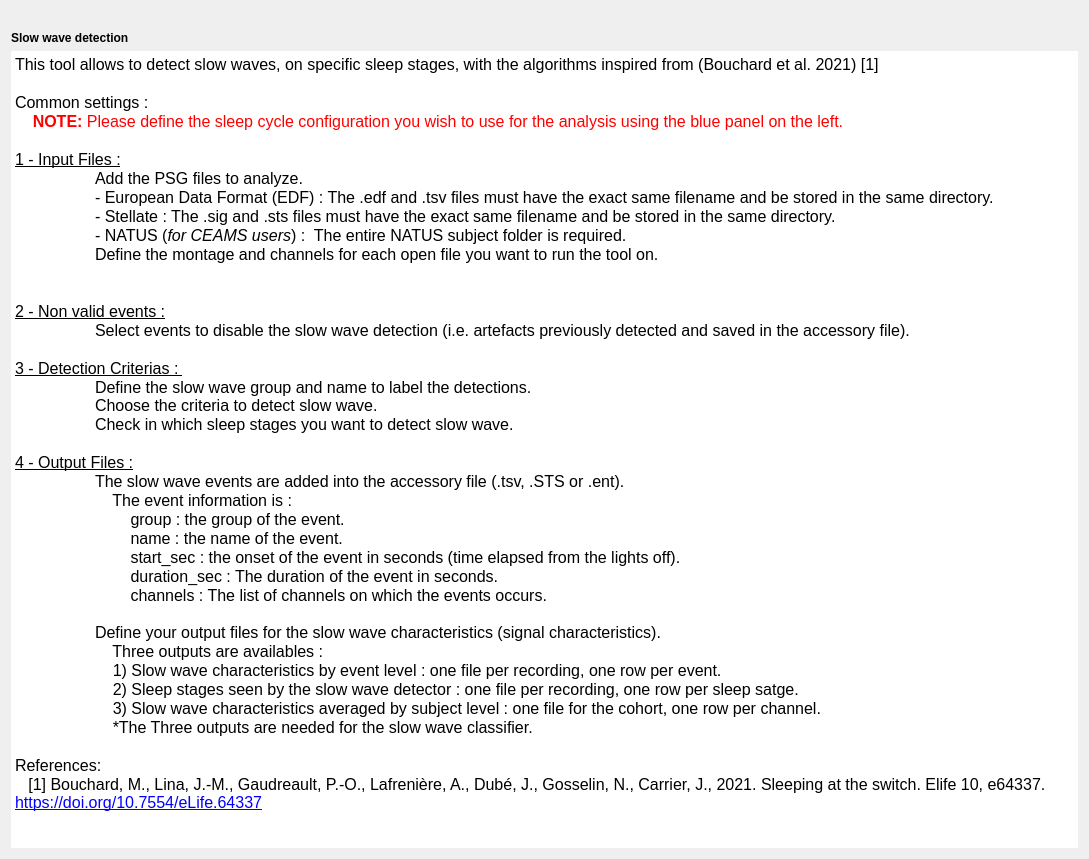
<?xml version="1.0" encoding="UTF-8"?>
<ui version="4.0">
 <class>SSWDIntroStep</class>
 <widget class="QWidget" name="SSWDIntroStep">
  <property name="geometry">
   <rect>
    <x>0</x>
    <y>0</y>
    <width>1089</width>
    <height>859</height>
   </rect>
  </property>
  <property name="minimumSize">
   <size>
    <width>0</width>
    <height>0</height>
   </size>
  </property>
  <property name="windowTitle">
   <string/>
  </property>
  <property name="styleSheet">
   <string>font: 12pt &quot;Roboto&quot;;</string>
  </property>
  <layout class="QVBoxLayout" name="verticalLayout">
   <item>
    <widget class="QLabel" name="label">
     <property name="text">
      <string/>
     </property>
     <property name="alignment">
      <set>Qt::AlignmentFlag::AlignCenter</set>
     </property>
    </widget>
   </item>
   <item>
    <widget class="QLabel" name="label_2">
     <property name="text">
      <string>&lt;html&gt;&lt;head/&gt;&lt;body&gt;&lt;p&gt;&lt;span style=&quot; font-weight:600;&quot;&gt;Slow wave detection&lt;/span&gt;&lt;/p&gt;&lt;/body&gt;&lt;/html&gt;</string>
     </property>
    </widget>
   </item>
   <item>
    <widget class="QTextEdit" name="textEdit">
     <property name="frameShape">
      <enum>QFrame::Shape::NoFrame</enum>
     </property>
     <property name="lineWidth">
      <number>0</number>
     </property>
     <property name="readOnly">
      <bool>true</bool>
     </property>
     <property name="html">
      <string>&lt;!DOCTYPE HTML PUBLIC &quot;-//W3C//DTD HTML 4.0//EN&quot; &quot;http://www.w3.org/TR/REC-html40/strict.dtd&quot;&gt;
&lt;html&gt;&lt;head&gt;&lt;meta name=&quot;qrichtext&quot; content=&quot;1&quot; /&gt;&lt;meta charset=&quot;utf-8&quot; /&gt;&lt;style type=&quot;text/css&quot;&gt;
p, li { white-space: pre-wrap; }
hr { height: 1px; border-width: 0; }
li.unchecked::marker { content: &quot;\2610&quot;; }
li.checked::marker { content: &quot;\2612&quot;; }
&lt;/style&gt;&lt;/head&gt;&lt;body style=&quot; font-family:'Roboto'; font-size:12pt; font-weight:400; font-style:normal;&quot;&gt;
&lt;p style=&quot; margin-top:0px; margin-bottom:0px; margin-left:0px; margin-right:0px; -qt-block-indent:0; text-indent:0px;&quot;&gt;This tool allows to detect slow waves, on specific sleep stages, with the algorithms inspired from (Bouchard et al. 2021) [1]&lt;/p&gt;
&lt;p style=&quot;-qt-paragraph-type:empty; margin-top:0px; margin-bottom:0px; margin-left:0px; margin-right:0px; -qt-block-indent:0; text-indent:0px;&quot;&gt;&lt;br /&gt;&lt;/p&gt;
&lt;p style=&quot; margin-top:0px; margin-bottom:0px; margin-left:0px; margin-right:0px; -qt-block-indent:0; text-indent:0px;&quot;&gt;Common settings : &lt;/p&gt;
&lt;p style=&quot; margin-top:0px; margin-bottom:0px; margin-left:0px; margin-right:0px; -qt-block-indent:0; text-indent:0px;&quot;&gt;&lt;span style=&quot; font-weight:700; color:#ff0000;&quot;&gt;    NOTE:&lt;/span&gt;&lt;span style=&quot; color:#ff0000;&quot;&gt; Please define the sleep cycle configuration you wish to use for the analysis using the blue panel on the left.&lt;/span&gt;&lt;/p&gt;
&lt;p style=&quot;-qt-paragraph-type:empty; margin-top:0px; margin-bottom:0px; margin-left:0px; margin-right:0px; -qt-block-indent:0; text-indent:0px;&quot;&gt;&lt;br /&gt;&lt;/p&gt;
&lt;p style=&quot; margin-top:0px; margin-bottom:0px; margin-left:0px; margin-right:0px; -qt-block-indent:0; text-indent:0px;&quot;&gt;&lt;span style=&quot; text-decoration: underline;&quot;&gt;1 - Input Files :&lt;/span&gt;&lt;/p&gt;
&lt;p style=&quot; margin-top:0px; margin-bottom:0px; margin-left:0px; margin-right:0px; -qt-block-indent:0; text-indent:0px;&quot;&gt;	Add the PSG files to analyze.&lt;/p&gt;
&lt;p style=&quot; margin-top:0px; margin-bottom:0px; margin-left:0px; margin-right:0px; -qt-block-indent:0; text-indent:0px;&quot;&gt;&lt;span style=&quot; font-family:'Roboto-Regular';&quot;&gt;   	- European Data Format (EDF) : The .edf and .tsv files must have the exact same filename and be stored in the same directory.&lt;/span&gt;&lt;/p&gt;
&lt;p style=&quot; margin-top:0px; margin-bottom:0px; margin-left:0px; margin-right:0px; -qt-block-indent:0; text-indent:0px;&quot;&gt;&lt;span style=&quot; font-family:'Roboto-Regular';&quot;&gt;   	- Stellate : The .sig and .sts files must have the exact same filename and be stored in the same directory.&lt;/span&gt;&lt;/p&gt;
&lt;p style=&quot; margin-top:0px; margin-bottom:0px; margin-left:0px; margin-right:0px; -qt-block-indent:0; text-indent:0px;&quot;&gt;&lt;span style=&quot; font-family:'Roboto-Regular';&quot;&gt;   	- NATUS (&lt;/span&gt;&lt;span style=&quot; font-family:'Roboto-Regular'; font-style:italic;&quot;&gt;for CEAMS users&lt;/span&gt;&lt;span style=&quot; font-family:'Roboto-Regular';&quot;&gt;) : &lt;/span&gt;&lt;span style=&quot; font-family:'MS Shell Dlg 2';&quot;&gt; The entire NATUS subject folder is required.&lt;/span&gt;&lt;/p&gt;
&lt;p style=&quot; margin-top:0px; margin-bottom:0px; margin-left:0px; margin-right:0px; -qt-block-indent:0; text-indent:0px;&quot;&gt;   	Define the montage and channels for each open file you want to run the tool on.&lt;/p&gt;
&lt;p style=&quot;-qt-paragraph-type:empty; margin-top:0px; margin-bottom:0px; margin-left:0px; margin-right:0px; -qt-block-indent:0; text-indent:0px;&quot;&gt;&lt;br /&gt;&lt;/p&gt;
&lt;p style=&quot;-qt-paragraph-type:empty; margin-top:0px; margin-bottom:0px; margin-left:0px; margin-right:0px; -qt-block-indent:0; text-indent:0px;&quot;&gt;&lt;br /&gt;&lt;/p&gt;
&lt;p style=&quot; margin-top:0px; margin-bottom:0px; margin-left:0px; margin-right:0px; -qt-block-indent:0; text-indent:0px;&quot;&gt;&lt;span style=&quot; text-decoration: underline;&quot;&gt;2 - Non valid events :&lt;/span&gt;&lt;/p&gt;
&lt;p style=&quot; margin-top:0px; margin-bottom:0px; margin-left:0px; margin-right:0px; -qt-block-indent:0; text-indent:0px;&quot;&gt;	Select events to disable the slow wave detection (i.e. artefacts previously detected and saved in the accessory file).&lt;/p&gt;
&lt;p style=&quot;-qt-paragraph-type:empty; margin-top:0px; margin-bottom:0px; margin-left:0px; margin-right:0px; -qt-block-indent:0; text-indent:0px;&quot;&gt;&lt;br /&gt;&lt;/p&gt;
&lt;p style=&quot; margin-top:0px; margin-bottom:0px; margin-left:0px; margin-right:0px; -qt-block-indent:0; text-indent:0px;&quot;&gt;&lt;span style=&quot; text-decoration: underline;&quot;&gt;3 - Detection Criterias : &lt;/span&gt;&lt;/p&gt;
&lt;p style=&quot; margin-top:0px; margin-bottom:0px; margin-left:0px; margin-right:0px; -qt-block-indent:0; text-indent:0px;&quot;&gt;	Define the slow wave group and name to label the detections.&lt;br /&gt;	Choose the criteria to detect slow wave.&lt;/p&gt;
&lt;p style=&quot; margin-top:0px; margin-bottom:0px; margin-left:0px; margin-right:0px; -qt-block-indent:0; text-indent:0px;&quot;&gt;	Check in which sleep stages you want to detect slow wave.&lt;/p&gt;
&lt;p style=&quot;-qt-paragraph-type:empty; margin-top:0px; margin-bottom:0px; margin-left:0px; margin-right:0px; -qt-block-indent:0; text-indent:0px;&quot;&gt;&lt;br /&gt;&lt;/p&gt;
&lt;p style=&quot; margin-top:0px; margin-bottom:0px; margin-left:0px; margin-right:0px; -qt-block-indent:0; text-indent:0px;&quot;&gt;&lt;span style=&quot; text-decoration: underline;&quot;&gt;4 - Output Files :&lt;/span&gt;&lt;/p&gt;
&lt;p style=&quot; margin-top:0px; margin-bottom:0px; margin-left:0px; margin-right:0px; -qt-block-indent:0; text-indent:0px;&quot;&gt;	The slow wave events are added into the accessory file (.tsv, .STS or .ent).&lt;/p&gt;
&lt;p style=&quot; margin-top:0px; margin-bottom:0px; margin-left:0px; margin-right:0px; -qt-block-indent:0; text-indent:0px;&quot;&gt;	    The event information is :&lt;/p&gt;
&lt;p style=&quot; margin-top:0px; margin-bottom:0px; margin-left:0px; margin-right:0px; -qt-block-indent:0; text-indent:0px;&quot;&gt;	        group : the group of the event.&lt;/p&gt;
&lt;p style=&quot; margin-top:0px; margin-bottom:0px; margin-left:0px; margin-right:0px; -qt-block-indent:0; text-indent:0px;&quot;&gt;	        name : the name of the event.&lt;/p&gt;
&lt;p style=&quot; margin-top:0px; margin-bottom:0px; margin-left:0px; margin-right:0px; -qt-block-indent:0; text-indent:0px;&quot;&gt;	        start_sec : the onset of the event in seconds (time elapsed from the lights off).&lt;/p&gt;
&lt;p style=&quot; margin-top:0px; margin-bottom:0px; margin-left:0px; margin-right:0px; -qt-block-indent:0; text-indent:0px;&quot;&gt;	        duration_sec : The duration of the event in seconds.&lt;/p&gt;
&lt;p style=&quot; margin-top:0px; margin-bottom:0px; margin-left:0px; margin-right:0px; -qt-block-indent:0; text-indent:0px;&quot;&gt;	        channels : The list of channels on which the events occurs.&lt;br /&gt;&lt;/p&gt;
&lt;p style=&quot; margin-top:0px; margin-bottom:0px; margin-left:0px; margin-right:0px; -qt-block-indent:0; text-indent:0px;&quot;&gt;	Define your output files for the slow wave characteristics (signal characteristics). &lt;/p&gt;
&lt;p style=&quot; margin-top:0px; margin-bottom:0px; margin-left:0px; margin-right:0px; -qt-block-indent:0; text-indent:0px;&quot;&gt;	    Three outputs are availables : &lt;/p&gt;
&lt;p style=&quot; margin-top:0px; margin-bottom:0px; margin-left:0px; margin-right:0px; -qt-block-indent:0; text-indent:0px;&quot;&gt;	    1) Slow wave characteristics by event level : one file per recording, one row per event.&lt;/p&gt;
&lt;p style=&quot; margin-top:0px; margin-bottom:0px; margin-left:0px; margin-right:0px; -qt-block-indent:0; text-indent:0px;&quot;&gt;	    2) Sleep stages seen by the slow wave detector : one file per recording, one row per sleep satge.&lt;/p&gt;
&lt;p style=&quot; margin-top:0px; margin-bottom:0px; margin-left:0px; margin-right:0px; -qt-block-indent:0; text-indent:0px;&quot;&gt;	    3) Slow wave characteristics averaged by subject level : one file for the cohort, one row per channel.&lt;/p&gt;
&lt;p style=&quot; margin-top:0px; margin-bottom:0px; margin-left:0px; margin-right:0px; -qt-block-indent:0; text-indent:0px;&quot;&gt;	    *The Three outputs are needed for the slow wave classifier.&lt;/p&gt;
&lt;p style=&quot;-qt-paragraph-type:empty; margin-top:0px; margin-bottom:0px; margin-left:0px; margin-right:0px; -qt-block-indent:0; text-indent:0px;&quot;&gt;&lt;br /&gt;&lt;/p&gt;
&lt;p style=&quot; margin-top:0px; margin-bottom:0px; margin-left:0px; margin-right:0px; -qt-block-indent:0; text-indent:0px;&quot;&gt;References:&lt;/p&gt;
&lt;p style=&quot; margin-top:0px; margin-bottom:0px; margin-left:0px; margin-right:0px; -qt-block-indent:0; text-indent:0px;&quot;&gt;   [1] Bouchard, M., Lina, J.-M., Gaudreault, P.-O., Lafrenière, A., Dubé, J., Gosselin, N., Carrier, J., 2021. Sleeping at the switch. Elife 10, e64337. &lt;a href=&quot;https://doi.org/10.7554/eLife.64337&quot;&gt;&lt;span style=&quot; text-decoration: underline; color:#0000ff;&quot;&gt;https://doi.org/10.7554/eLife.64337&lt;/span&gt;&lt;/a&gt; &lt;/p&gt;&lt;/body&gt;&lt;/html&gt;</string>
     </property>
    </widget>
   </item>
  </layout>
 </widget>
 <resources>
  <include location="../../../../../snooz-toolbox/src/main/python/ui/themes/themes.qrc"/>
 </resources>
 <connections/>
</ui>
